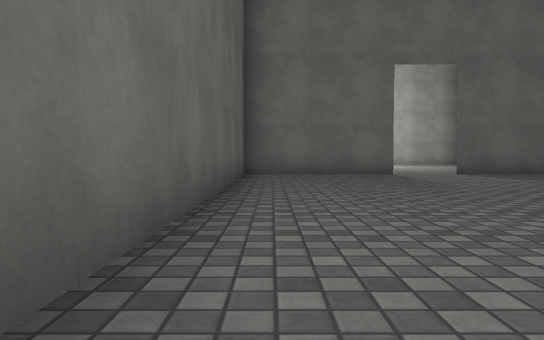
[1] (above)

12 first-person views from a walk through a Unity game level. The camera is 0.39 m above the floor, tilts 2° down and sees 70° across. The floor is counted in squares, 1 m on a side. Each view is taken from the middle of a square. On the plan, view 1 faces up. The plan holds only what a view shows up to about 9 squares ahead; the rest is blank. The place goes on beyond the plan. Some animated figures are not drawn. Surface patterns are stand-ins for the level's own textures.

[2]
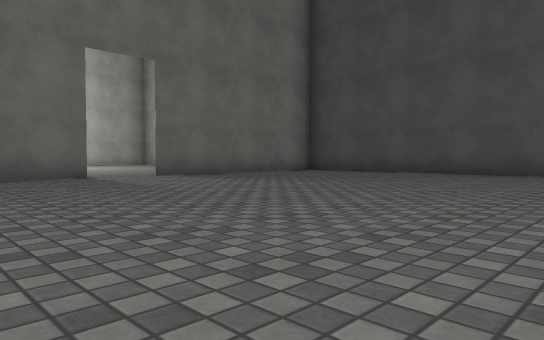

[3]
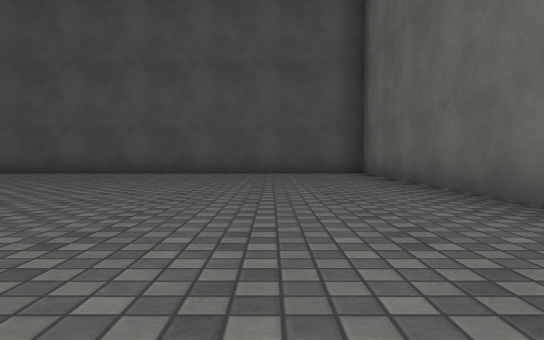

[4]
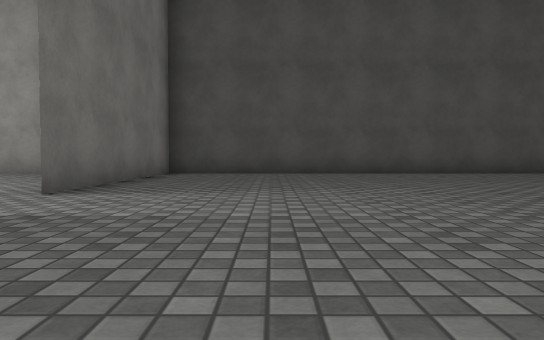

[5]
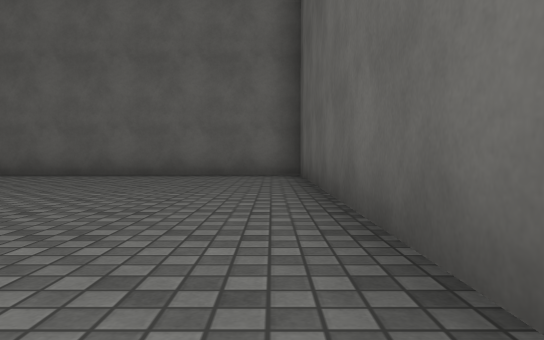

[6]
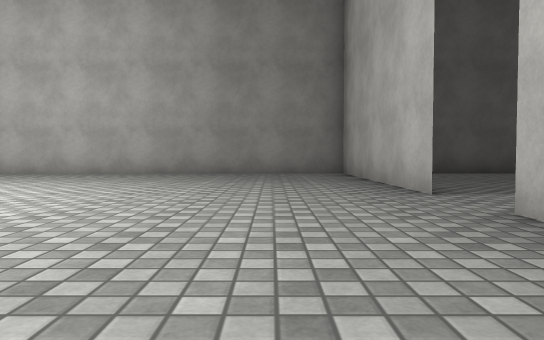

[7]
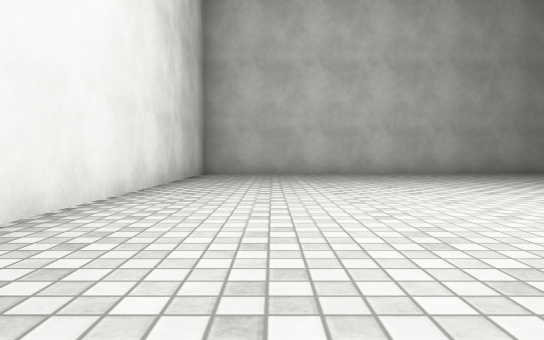

[8]
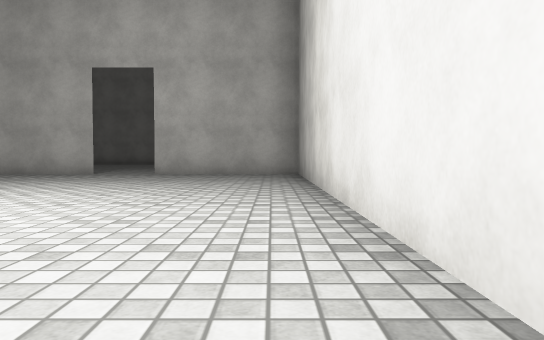

[9]
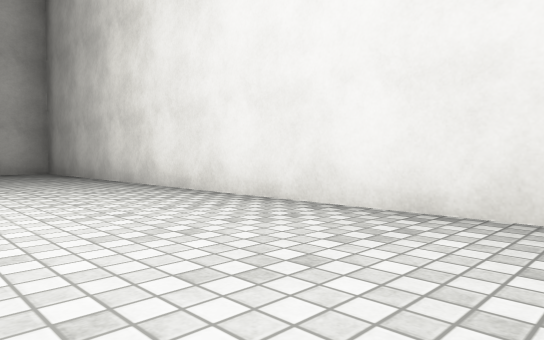

[10]
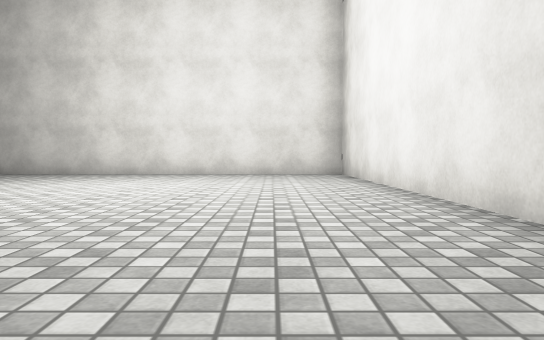

[11]
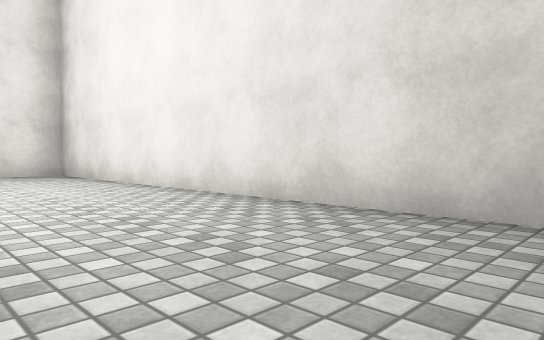

[12]
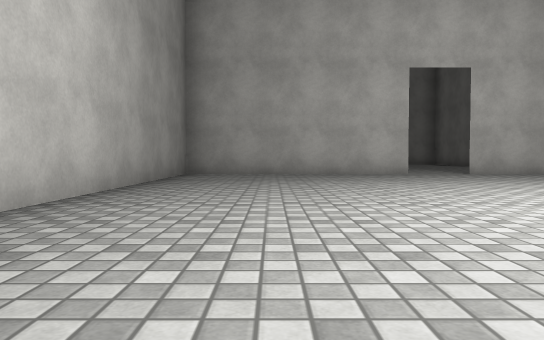

### Floor plan
Ten units are one square. View 1 is at (0, 0); x grows to the right and y downward. Boxes are objects, and circles mark ways between rooms. Rooms are numbered by the first view taken in them; rooms with no view inside come last. Other rooms are left out.
<svg viewBox="-11 -191 106 207">
<path fill="none" stroke="#000" d="M26 -84 -6 -84M-6 -79 -6 11 89 11 89 -79M89 -84 39 -84M39 -84 90 -84M-6 -84 26 -84M89 -79 89 -186 -6 -186 -6 -79"/>
<circle cx="30" cy="-80" r="3" fill="#2a7"/>
<text x="40" y="-40">1</text>
<text x="40" y="-130">2</text>
</svg>
Room 1 opens to room 2.

Where each view was taken, in squares from view 1:
view 1: 0 up, 0 right, facing up
view 2: 1 up, 0 right, facing up-right
view 3: 1 up, 0 right, facing right
view 4: 6 up, 0 right, facing right
view 5: 7 up, 0 right, facing down
view 6: 10 up, 0 right, facing right
view 7: 17 up, 0 right, facing right
view 8: 17 up, 0 right, facing down
view 9: 18 up, 2 right, facing down-left
view 10: 17 up, 8 right, facing left
view 11: 16 up, 8 right, facing up-left
view 12: 17 up, 7 right, facing down
